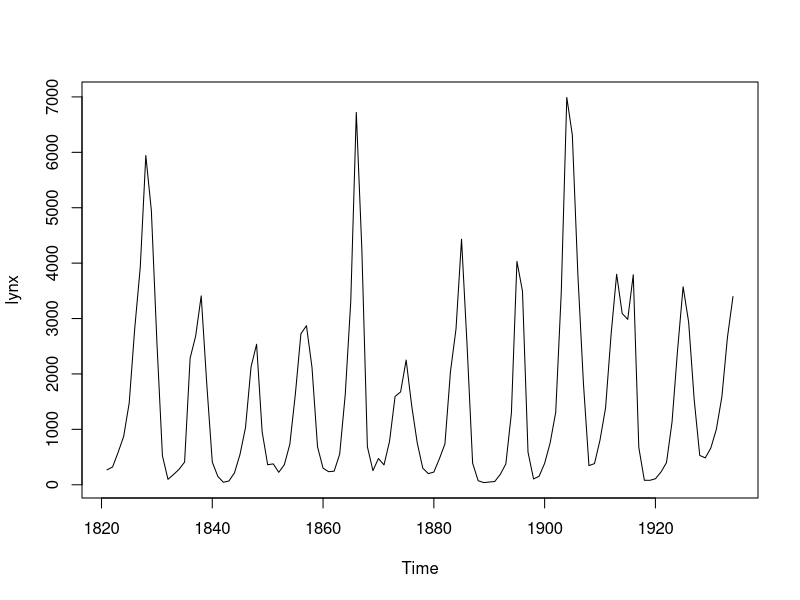
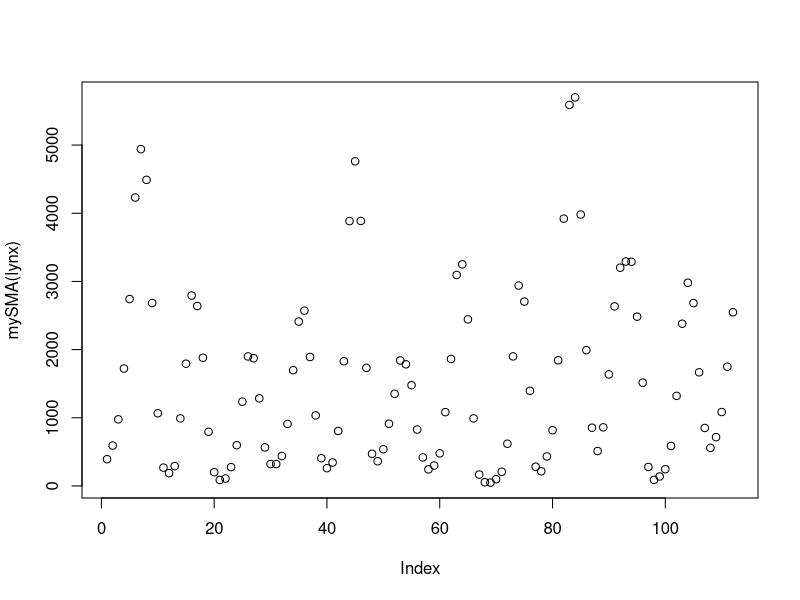
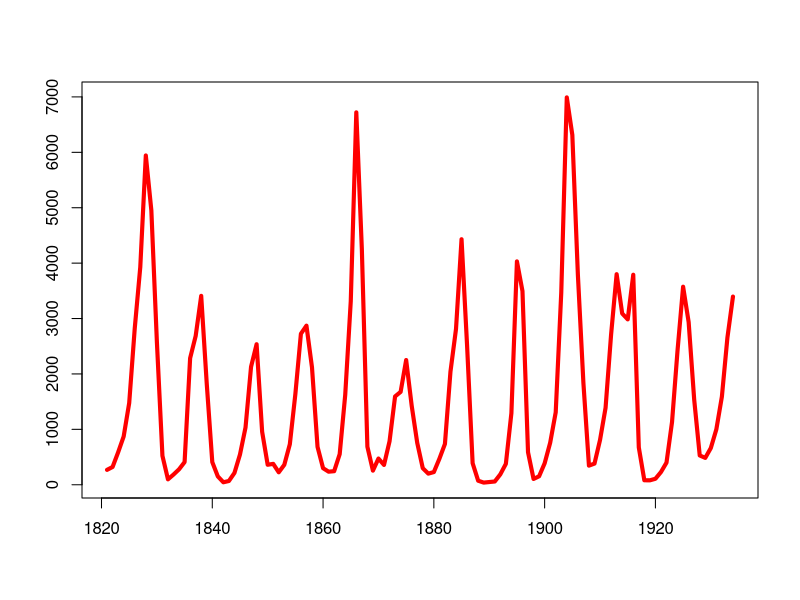
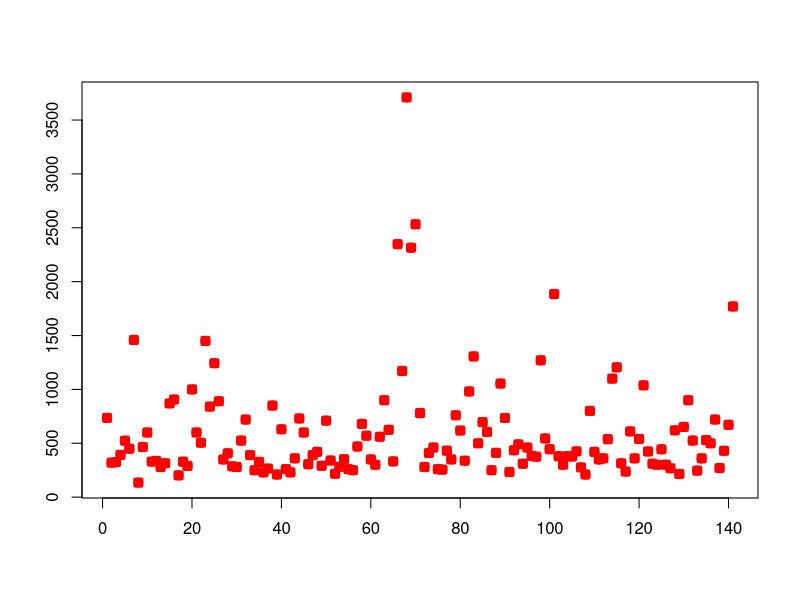

R code for these plots, in order:
rm(list = ls())

#1a. Write a function “myfun” of x to the power of its index position (x, x^2, x^3, …)

#1b. Test the function with an x of 1:10

myfun <- function(x) {
    x ^ c(1:length(x))
}

myfun(x = 1:10)

#1c. Enlarge the function “myfun” with a division through the index position (x, x^2 / 2, x^3 /3, …)

myfun <- function(x) {
    (x ^ c(1:length(x)))/c(1:length(x))
}

myfun(x = 1:10)

#2a. Write a simple moving average function (length = 3)

#2b. Use it on the lynx dataset

mySMA <- function(x, n = length(x)) {
    (x[1:(n - 2)] + x[2:(n - 1)] + x[3:n])/3
}

mySMA(lynx)

#2c. Plot the SMA line against the original datset in a base plot

plot(lynx)

plot(mySMA(lynx))

?ts

SMAline <- ts(mySMA(lynx), start = 1822)

lines(SMAline, col = "red")

#3a. Write the function “myquarter” which allocates quadrants 1:4 to the angle degrees of the vector angle. That means a value of 80° is in quadrant 1, 310 ° in quadrant 4, 400° in quadrant 1 again, and so on

#3b. Test the function with the values: (910, 492, 1900)

myquarter <- function(x) {
    1 + (x%%360)%/%90
}

myquarter(c(910, 492, 1900))

#4a. Get the matrix “mym” which consists of the 4 values 1:4

#4b. Double all the odd numbers in mym with a function “matrixfun”

mym <- matrix(data = c(1:4), nrow = 2, ncol = 2)

mym

matrixfun <- function(x) {
    x[x%%2 == 1] <- x[x%%2 == 1] * 2
    x
}

matrixfun(mym)

#5. Take matrix “mym” and write a function which should return a new matrix which contains all the columns without an NA in it.

mym = matrix(c(3, NA, NA, 4, 5, 6, 7, 9), nrow = 2) 

mym

funcl <- function(x) {
    x[, !apply(is.na(mym), 2, any)]
}

funcl(mym)

#6a. Write a function “myfun” of 2 variables, a and b, where myfun = a^b

#6b. Get “myfun2” which is the same as “myfun” but divided by the index position of a+1 (e.g. the first position is divided by 2, the second by 3, …)

#6c. Test both functions with a = 1:10 and b = 5

myfun <- function(a, b) {
    a ^ b
}

myfun2 <- function(a, b) {
    (a ^ b)/ (2: (1 + length(a)))
}

myfun(1:10, 5)

myfun2(1:10, 5)

#7a. Write a function that generates a data.frame. Set up the function in a way so that it accepts any number of variables (hint: … as placeholder) and automatically returns the data.frame

func1 <- function(...) {
    data = data.frame(cbind(...))
    data
}

#7b. Test it with those 3 vectors

a = c(3,5,6)
b = c(T,T,F)
c = c("Tom", "Ted", "Hank")

func1(a, b, c)

#8a. Write a function “invoice” with variables pcs (nr of pieces) and unitprice the function calculates the net price (pcs * unitprice) and gives a deduction of 10% for >25 pieces sold

invoice <- function(pcs, uprice) {
    
    if(pcs <= 25) {
        price <- pcs * uprice
        price
    }
    
    if(pcs > 25) {
        price <- pcs * uprice * 0.9
        price
    }
}

#8b. Test with 56 pieces of 89$/unit

invoice(56, 89)

#9a. Write the function “doreturn” with variables x and y. The functions contains four steps as follows. Write the function in a way so that you get all four variables (a, b, r, t) returned.

doreturn <- function(x, y) {
    a = 5*x + y
    b = x + 7*y
    r = 3*x + 9*y
    t = x/y - 115
    return(c(a, b, r, t))
}

#9b. Test with 10 for x and 15 for y

doreturn(10, 15)

#10a. Write a function “myplot” which plots any data you feed into it (hint: placeholder). Preset arguments for magnification, line width, point type, color, delete lab naming

myplot <- function(...) {
    plot(..., 
         pch = 12, lwd = 4, col = "red", cex = 0.8, 
         xlab = "", ylab = "")
}

#10b. Test the plot function with lynx and rivers datasets

myplot(lynx)

myplot(rivers)


